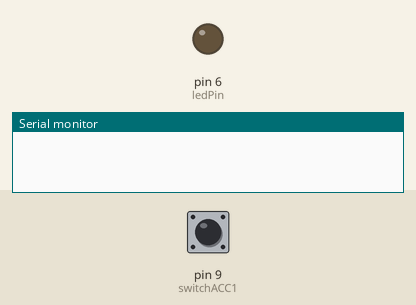
Bench run of a sketch on a simulated Arduino Uno, built with avr-gcc and run on an emulated ATmega328P. On the bench: output pins drawn as LEDs (lit = HIGH), the last lines printed to the serial monitor. The test bench sets the inputs (shaded band); at power-on: pin 9 (switchACC1) HIGH.

Above: at 1.2 s.
1.3 s: pin 9 (switchACC1) pulled LOW for 0.15 s
At 1.42 s:
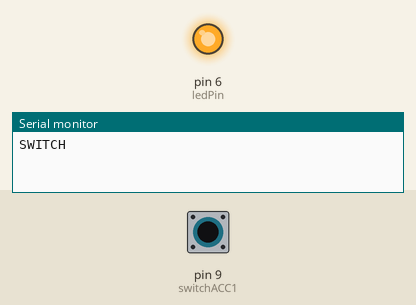
2.9 s: pin 9 (switchACC1) pulled LOW for 3.2 s
At 7.1 s:
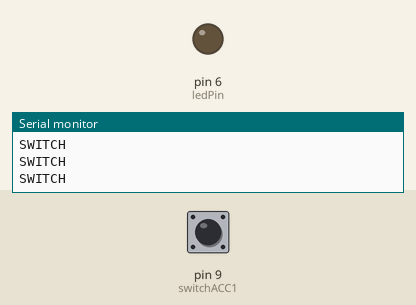
Timing chart, 0 to 8.6 s (numbered marks = the images above; inputs shaded):
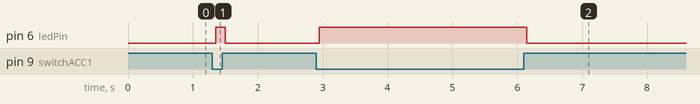

Measured:
- after the input at 1.3 s, pin 6 (ledPin): LOW → HIGH after 0.05 s, → LOW 0.15 s later
- after the input at 2.9 s, pin 6 (ledPin): LOW → HIGH after 0.05 s, → LOW 3.2 s later

The sketch:

Arduino1Swtich.ino
```cpp
const int switchACC1 = 9;
const int ledPin = 6;
int switchState = HIGH;  // Początkowy stan przycisku
int oldSwitchState = HIGH;
unsigned long lastDebounceTime = 0;
unsigned long debounceDelay = 50;
bool initialized = false;  // Flaga określająca, czy Arduino jest już zainicjowane

void setup() {
  pinMode(ledPin, OUTPUT);
  pinMode(switchACC1, INPUT_PULLUP);
  Serial.begin(9600);
}

void loop() {
  int reading = digitalRead(switchACC1);

  if (!initialized) {
    switchState = reading;
    initialized = true;
  }

  if (reading != oldSwitchState) {
    lastDebounceTime = millis();
  }

  if ((millis() - lastDebounceTime) > debounceDelay) {
    if (reading != switchState) {
      switchState = reading;
      Serial.println("SWITCH");
      if (switchState == LOW) {
        digitalWrite(ledPin, HIGH);
        //Serial.println("ON");
      } else {
        digitalWrite(ledPin, LOW);
        //Serial.println("OFF");
      }
    }
  }

  oldSwitchState = reading;
}
```
